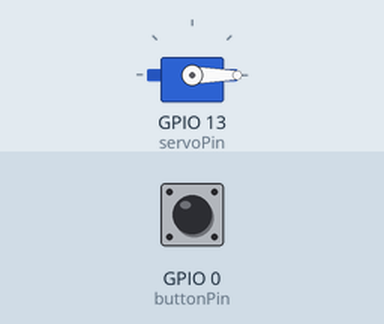
Bench run of a program on a simulated ESP32. Parts: servo. The inputs (shaded band) are chosen by the test bench; at power-on: GPIO 0 (buttonPin) HIGH. What the program prints to the serial monitor is not drawn.

Above: at 1.2 s.
1.3 s: GPIO 0 (buttonPin) pulled LOW for 0.15 s
At 1.38 s:
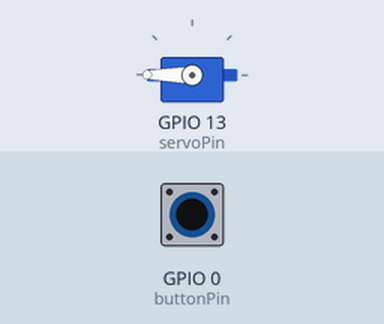
2.9 s: GPIO 0 (buttonPin) pulled LOW for 3.2 s
At 6.7 s:
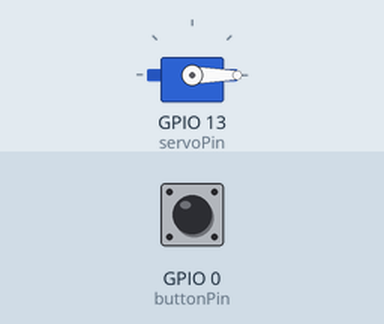
Timing chart, 0 to 8.2 s (numbered marks = the images above; inputs shaded):
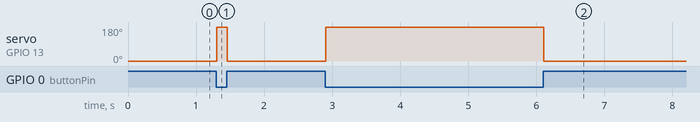

Measured:
- after the input at 1.3 s, servo on GPIO 13 (servoPin): 0° → 180° at once, → 0° 0.15 s later
- after the input at 2.9 s, servo on GPIO 13 (servoPin): 0° → 180° at once, → 0° 3.2 s later

The program:

main.cpp
```cpp
#include <Arduino.h>
#include <ESP32Servo.h>

Servo myservo;
const int servoPin  = 13;       // Your servo signal pin
const int buttonPin = 0;        // BOOT button (GPIO 0)

// Debounce variables
unsigned long lastDebounceTime = 0;
const unsigned long debounceDelay = 50;  // 50 ms typical debounce

// Track last stable button state to detect presses (falling edge)
int lastButtonState = HIGH;     // assume released at start

void setup() {
  Serial.begin(115200);
  Serial.println("Servo toggle by BOOT button - started");

  myservo.attach(servoPin, 500, 2500);

  pinMode(buttonPin, INPUT_PULLUP);

  // Start at 0° (button not pressed)
  myservo.write(0);
  Serial.println("Servo at 0° (default - button released)");
}

void loop() {
  int reading = digitalRead(buttonPin);

  if (reading == LOW) {
    // Falling edge detected → button was just pressed
    Serial.println("Button PRESSED → moving to 180°");
    myservo.write(180);
  }

  // When button is NOT pressed (HIGH), keep servo at 0°
  if (reading == HIGH) {
    myservo.write(0);
  }

  delay(10);  // small loop delay for stability & low CPU use
}
```
